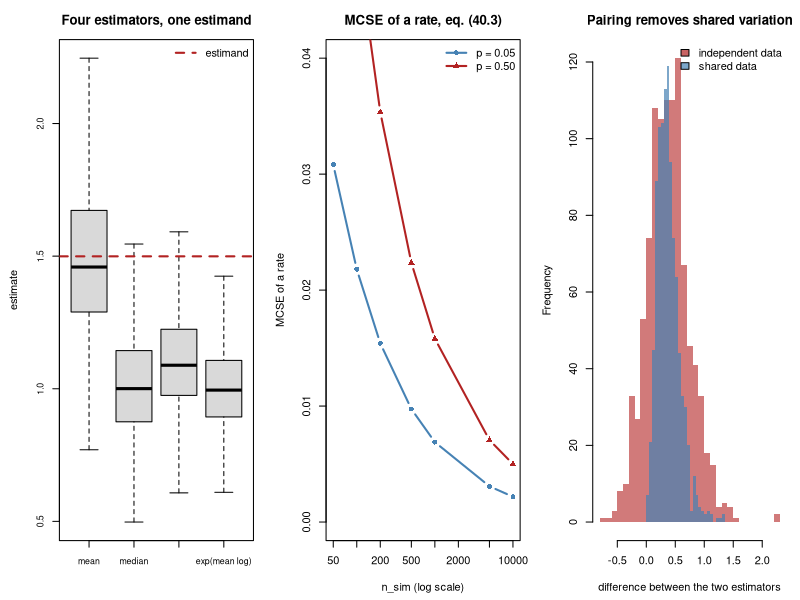

R code for this plot:
#' ---
#' title: "Module 40 - Designing a simulation study"
#' output: html_document
#' ---
#'
#' **Curriculum link:** `stats.md` -> Topic 40, equations (40.1)-(40.4)
#' **Assumes:** Modules 05, 09, 34.
#'
#' ## What you will learn
#'
#' Every module in this course evaluates a method by simulation. This one
#' makes that method explicit, because a simulation is an experiment and
#' deserves the same design discipline you would demand of a wet-lab one.
#'
#' 1. **ADEMP**: aims, data-generating mechanism, estimand, methods,
#'    performance measures. State them before writing code.
#' 2. Performance measures (40.1)-(40.2), and the identity linking them.
#' 3. **Monte Carlo standard error** (40.3)-(40.4). A simulation result
#'    without an MCSE is a number without an error bar.
#' 4. **Common random numbers**: compare methods on shared datasets.
#' 5. Why a benchmark every method passes discriminates nothing.

#+ setup, message = FALSE
MODULE_NAME <- "40_simulation_and_benchmarking"
OUT <- file.path(Sys.getenv("STATS_OUT", unset = "results"), MODULE_NAME)
dir.create(OUT, recursive = TRUE, showWarnings = FALSE)
header <- function(txt) cat("\n", strrep("=", 72), "\n", txt, "\n",
                            strrep("=", 72), "\n", sep = "")
set.seed(29)

#' ## 1. ADEMP, stated before any code is written
#'
#' The example throughout: estimating the centre of a skewed distribution.

#+ ademp
header("1. ADEMP for the study in this module")
cat("  AIMS        Which estimator of central tendency should be used for a
              right-skewed biomarker, and does the answer depend on n?

  DATA        Y ~ LogNormal(mu = 0, sigma = 0.9), n in {10, 30, 100}.
              Chosen because biomarkers are right-skewed and this has
              closed-form truth.

  ESTIMAND    The POPULATION MEAN, exp(mu + sigma^2 / 2).
              Stated explicitly, because the median estimates something
              else and comparing them without saying so is meaningless.

  METHODS     sample mean; sample median; 20% trimmed mean;
              exp(mean of logs), the naive back-transform.

  PERFORMANCE Bias, empirical SE, RMSE, and CI coverage. Each with a
              Monte Carlo standard error.\n")
SIGMA <- 0.9
TRUTH <- exp(0 + SIGMA^2 / 2)
cat(sprintf("\n  estimand (population mean) = %.4f\n", TRUTH))
cat("\n  Write this down first. A simulation with no stated estimand cannot be
  wrong, which is another way of saying it cannot be informative. The most
  common failure in published simulation studies is comparing methods that
  target different quantities.\n")

#' ## 2. Performance measures and their Monte Carlo error, eq. (40.1)-(40.3)
#'
#' $$\text{bias}=\bar{\hat\theta}-\theta \qquad (40.1)$$
#' $$\text{MSE}=\text{bias}^2+\text{EmpSE}^2 \qquad (40.2)$$
#' $$\text{MCSE}(\text{bias})=\text{EmpSE}/\sqrt{n_{sim}} \qquad (40.3)$$

#+ performance
header("2. Every performance number needs an MCSE (40.1)-(40.3)")
trim_mean <- function(y, p) mean(y, trim = p)
estimators <- function(y)
  c(mean = mean(y), median = median(y), `trimmed 20%` = trim_mean(y, 0.2),
    `exp(mean log)` = exp(mean(log(y))))
run_study <- function(n, n_sim, seed = 0) {
  set.seed(seed)
  t(replicate(n_sim, estimators(rlnorm(n, 0, SIGMA))))
}
N_SIM <- 2000
res <- run_study(n = 30, n_sim = N_SIM, seed = 1)
cat(sprintf("  n = 30, n_sim = %d, estimand = %.4f\n\n", N_SIM, TRUTH))
cat(sprintf("  %-16s%9s%8s%9s%9s%9s\n", "method", "bias", "MCSE", "EmpSE",
            "RMSE", "% bias"))
for (k in colnames(res)) {
  v <- res[, k]
  bias <- mean(v) - TRUTH                                 # eq. (40.1)
  emp <- sd(v)
  rmse <- sqrt(mean((v - TRUTH)^2))                       # eq. (40.2)
  mcse <- emp / sqrt(N_SIM)                               # MCSE of bias
  cat(sprintf("  %-16s%9.4f%8.4f%9.4f%9.4f%9.1f\n", k, bias, mcse, emp, rmse,
              100 * bias / TRUTH))
}
cat("\n  The MCSE column tells you which differences are real. The sample
  mean's bias is SMALLER than its own MCSE, so it is indistinguishable from
  zero; reporting it as \"slightly biased\" would be reporting noise. The other
  three biases are a hundred times their MCSE and are unambiguously real.

  Check the identity in eq. (40.2), MSE = bias^2 + EmpSE^2:\n")
for (k in colnames(res)[1:2]) {
  v <- res[, k]
  cat(sprintf("    %-16s MSE = %.6f,  bias^2 + EmpSE^2 = %.6f\n", k,
              mean((v - TRUTH)^2),
              (mean(v) - TRUTH)^2 + (N_SIM - 1) / N_SIM * sd(v)^2))
}
cat("\n  The median and the log-based estimator are heavily biased FOR THIS
  ESTIMAND, and that is not a criticism of them. They estimate the median,
  which for this distribution is 1.000 rather than 1.499. Naming the estimand
  is what turns an unfair comparison into an informative one.\n")

#' ## 3. How many repetitions? eq. (40.4)
#'
#' $$n_{sim}\ge \frac{p(1-p)}{\text{MCSE}_{target}^2} \qquad (40.4)$$

#+ nsim
header("3. Choosing n_sim from the precision you need (40.4)")
cat("  For a coverage or rejection RATE near p, eq. (40.3) gives\n")
cat("  MCSE = sqrt(p(1-p)/n_sim), so eq. (40.4) inverts it:\n\n")
cat(sprintf("  %-16s%12s%12s%12s\n", "target MCSE", "p = 0.05", "p = 0.50",
            "p = 0.80"))
for (target in c(0.01, 0.005, 0.002, 0.001)) {
  row <- sapply(c(0.05, 0.5, 0.8),
                function(p) format(ceiling(p * (1 - p) / target^2),
                                   big.mark = ",", scientific = FALSE))
  cat(sprintf("  %-16.3f%12s%12s%12s\n", target, row[1], row[2], row[3]))
}
cat("\n  To claim a test holds its 5% level to within half a percentage point
  you need about 1,900 repetitions. To resolve it to a tenth of a point you
  need about 47,500.

  This is why \"the false positive rate was 4% in 100 runs\" is not evidence of
  anything: the MCSE there is 2%, so 4% and 8% are not distinguishable.\n")
cat("\n  The same quantity estimated with different n_sim:\n")
cat(sprintf("  %-10s%52s\n", "n_sim",
            "5 independent estimates of the type I error rate"))
for (n_sim in c(100, 1000, 10000)) {
  vals <- sapply(1:5, function(rep_) {
    set.seed(3000 + rep_ * 97 + n_sim)
    mean(replicate(n_sim,
                   t.test(rnorm(15), rnorm(15))$p.value < 0.05)) })
  cat(sprintf("  %-10d%s\n", n_sim, paste(sprintf("%10.3f", vals),
                                          collapse = "")))
}

#' ## 4. Common random numbers
#'
#' Comparing methods on the *same* simulated datasets removes between-dataset
#' variation from the comparison, exactly as pairing does in an experiment.

#+ crn
header("4. Compare methods paired, not independently")
n_sim <- 1000
# Paired: both estimators see identical data.
set.seed(11)
pa <- pb <- numeric(n_sim)
for (i in 1:n_sim) {
  y <- rlnorm(30, 0, SIGMA)
  pa[i] <- mean(y); pb[i] <- trim_mean(y, 0.2)
}
# Unpaired: each estimator gets its own datasets.
set.seed(12); ua <- replicate(n_sim, mean(rlnorm(30, 0, SIGMA)))
set.seed(13); ub <- replicate(n_sim, trim_mean(rlnorm(30, 0, SIGMA), 0.2))
d_p <- pa - pb; d_u <- ua - ub
cat(sprintf("  difference in RMSE between two estimators, n_sim = %d\n\n",
            n_sim))
cat(sprintf("  %-26s%18s%21s\n", "design", "mean difference",
            "MCSE of difference"))
cat(sprintf("  %-26s%18.4f%21.5f\n", "shared datasets", mean(d_p),
            sd(d_p) / sqrt(n_sim)))
cat(sprintf("  %-26s%18.4f%21.5f\n", "independent datasets", mean(d_u),
            sd(d_u) / sqrt(n_sim)))
cat(sprintf("\n  correlation between the two estimators on shared data: %.3f\n",
            cor(pa, pb)))
cat(sprintf("  precision gained by pairing: %.1fx fewer repetitions for the same MCSE\n",
            (sd(d_u) / sd(d_p))^2))
cat("\n  The two estimators are strongly correlated when computed on the same
  data, so most of the variation cancels in the difference. Pairing therefore
  buys a large reduction in the repetitions needed, for free.

  This is the simulation equivalent of a paired design (Topic 12), and the
  same reasoning applies: remove the variation you do not care about.\n")

#' ## 5. A benchmark that everything passes is not a benchmark

#+ benchmark
header("5. Include a case where the method should fail")
benchmark <- function(scenario, n_sim = 1200, seed = 0) {
  set.seed(seed)
  out <- c(`t pooled` = 0, `t Welch` = 0, Wilcoxon = 0, permutation = 0)
  for (i in 1:n_sim) {
    ab <- switch(scenario,
      "normal, null" = list(rnorm(25), rnorm(25)),
      "lognormal, null" = list(rlnorm(25, 0, 1.2), rlnorm(25, 0, 1.2)),
      "unequal var, EQUAL n" = list(rnorm(25), rnorm(25, 0, 4)),
      "unequal var, UNEQUAL n" = list(rnorm(10, 0, 4), rnorm(40)),
      "normal, real effect" = list(rnorm(25), rnorm(25, 0.8)))
    a <- ab[[1]]; b <- ab[[2]]
    out[1] <- out[1] + (t.test(a, b, var.equal = TRUE)$p.value < 0.05)
    out[2] <- out[2] + (t.test(a, b)$p.value < 0.05)     # Welch
    out[3] <- out[3] + (suppressWarnings(wilcox.test(a, b)$p.value) < 0.05)
    pool <- c(a, b); na <- length(a); obs <- abs(mean(b) - mean(a))
    nd <- replicate(99, { pp <- sample(pool)
      abs(mean(pp[(na + 1):length(pp)]) - mean(pp[1:na])) })
    out[4] <- out[4] + ((1 + sum(nd >= obs)) / 100 < 0.05)
  }
  out / n_sim
}
cat(sprintf("  %-26s%10s%10s%11s%13s%9s\n", "scenario", "t pooled", "t Welch",
            "Wilcoxon", "permutation", "target"))
for (sc in c("normal, null", "lognormal, null", "unequal var, EQUAL n",
             "unequal var, UNEQUAL n", "normal, real effect")) {
  r_ <- benchmark(sc, seed = nchar(sc) * 37)
  cat(sprintf("  %-26s%10.3f%10.3f%11.3f%13.3f%9s\n", sc, r_[1], r_[2], r_[3],
              r_[4], if (grepl("null|var", sc)) "0.05" else "high"))
}
cat("\n  The first row separates nothing: every method is correct on clean
  normal data, which is why a benchmark consisting only of that row would be
  uninformative.

  The rows that discriminate are the awkward ones, and they do not all break
  the same method.

  With unequal variance but EQUAL group sizes, the pooled t-test is fine: the
  variance misspecification cancels. Wilcoxon is the one that inflates,
  because it tests stochastic equality rather than equality of means, and two
  distributions with the same mean and different spreads are not stochastically
  equal.

  Make the group sizes UNEQUAL and the pooled t-test fails badly. It pools the
  two variances by sample size, so the larger group's variance dominates the
  estimate; when the SMALL group is the variable one the test is far too
  liberal. Welch holds throughout, which is why it is R's default. The
  permutation test does not rescue this either: permuting assumes the two
  groups are exchangeable under the null, and different variances mean they
  are not.

  A benchmark with only the first two rows would have reported all four
  methods as equivalent.

  Design benchmarks around the cases where methods SHOULD differ, always
  include a null, and always include a case the method under test is expected
  to fail. A comparison in which your preferred method wins every scenario is
  usually a sign that the scenarios were chosen after the fact.\n")

#' ## 6. Figure

#+ figure, fig.width = 13, fig.height = 4.5
png(file.path(OUT, "simulation_design.png"), width = 1300, height = 450)
par(mfrow = c(1, 3), mar = c(4.5, 4.5, 3, 1))
boxplot(as.data.frame(res), outline = FALSE, col = "grey85",
        ylab = "estimate", main = "Four estimators, one estimand",
        cex.axis = 0.8)
abline(h = TRUTH, col = "firebrick", lwd = 2, lty = 2)
legend("topright", "estimand", lty = 2, lwd = 2, col = "firebrick", bty = "n")
ns <- c(50, 100, 200, 500, 1000, 5000, 10000)
plot(ns, sqrt(0.05 * 0.95 / ns), type = "b", pch = 16, log = "x",
     col = "steelblue", lwd = 2, ylim = c(0, 0.04),
     xlab = "n_sim (log scale)", ylab = "MCSE of a rate",
     main = "MCSE of a rate, eq. (40.3)")
lines(ns, sqrt(0.5 * 0.5 / ns), type = "b", pch = 17, col = "firebrick", lwd = 2)
legend("topright", c("p = 0.05", "p = 0.50"), pch = c(16, 17), lwd = 2,
       bty = "n", col = c("steelblue", "firebrick"))
hist(d_u, breaks = 30, col = adjustcolor("firebrick", 0.6), border = NA,
     xlab = "difference between the two estimators",
     main = "Pairing removes shared variation")
hist(d_p, breaks = 30, col = adjustcolor("steelblue", 0.7), border = NA,
     add = TRUE)
legend("topright", c("independent data", "shared data"), bty = "n",
       fill = adjustcolor(c("firebrick", "steelblue"), 0.7))
invisible(dev.off())
cat("\nFigure written to", file.path(OUT, "simulation_design.png"), "\n")

#' # PROBLEMS
#'
#' ### Problem 1: How many repetitions did this course need?
#'
#' Several modules report a false positive rate from a few hundred runs. Work
#' out the MCSE of those claims and decide which are safe.

## ---- YOUR CODE HERE ----------------------------------------------------

## ---- SOLUTION (uncomment to check) -------------------------------------
# cat(sprintf("  %-42s%8s%8s%8s%18s\n", "claim", "n_sim", "rate", "MCSE",
#             "95% CI"))
# claims <- list(list("module 08: BH holds its FDR", 500, 0.048),
#                list("E1: confounded design false positives", 500, 0.238),
#                list("F5: p-hacking inflates alpha", 5000, 0.098),
#                list("module 25: e-BH under dependence", 200, 0.031))
# for (cl in claims) {
#   mcse <- sqrt(cl[[3]] * (1 - cl[[3]]) / cl[[2]])
#   cat(sprintf("  %-42s%8d%8.3f%8.4f%18s\n", cl[[1]], cl[[2]], cl[[3]], mcse,
#               sprintf("(%.3f, %.3f)", cl[[3]] - 1.96 * mcse,
#                       cl[[3]] + 1.96 * mcse)))
# }
#
# ## The claims differ in how much they can bear.
# ##
# ## "The confounded design gives 24% false positives" is safe: the interval is
# ## nowhere near 5%, so the qualitative conclusion is unambiguous.
# ##
# ## "BH holds its FDR at 4.8%" from 500 runs has an interval of roughly 3% to
# ## 7%. That supports "BH is approximately calibrated" and does NOT support
# ## "BH is slightly conservative here", which is the kind of over-reading an
# ## MCSE prevents.
# ##
# ## The general rule: use few repetitions for claims about large qualitative
# ## differences, and many for claims about whether a rate equals its nominal
# ## value. Report n_sim so a reader can do this arithmetic themselves.

#' ### Problem 2: Build a simulation study end to end
#'
#' Compare three ways of handling a skewed outcome: t-test on the raw values,
#' t-test on logs, and a Wilcoxon test. Write the ADEMP first, then run it.

## ---- YOUR CODE HERE ----------------------------------------------------

## ---- SOLUTION (uncomment to check) -------------------------------------
# ## AIMS: which test for a right-skewed outcome with a multiplicative effect?
# ## DATA: y = lognormal, treated group multiplied by a fold change.
# ## ESTIMAND: the null is "no difference in distribution"; under the
# ##           alternative the effect is MULTIPLICATIVE.
# ## METHODS: t on raw, t on log, Wilcoxon.
# ## PERFORMANCE: type I error and power, each with an MCSE.
# one <- function(n, fold, seed) {
#   set.seed(seed)
#   a <- rlnorm(n, 0, 1.0); b <- rlnorm(n, log(fold), 1.0)
#   c(t.test(a, b)$p.value, t.test(log(a), log(b))$p.value,
#     suppressWarnings(wilcox.test(a, b)$p.value))
# }
# NS <- 3000
# cat(sprintf("  %-14s%18s%18s%18s\n", "fold change", "t raw", "t on log",
#             "Wilcoxon"))
# for (fold in c(1.0, 1.3, 1.8)) {
#   hits <- rowSums(sapply(1:NS, function(i) one(30, fold, 200000 + i) < 0.05))
#   rates <- hits / NS
#   cells <- paste(sprintf("%11.3f +/-%5.3f", rates,
#                          sqrt(rates * (1 - rates) / NS)), collapse = "")
#   cat(sprintf("  %-14.1f%s\n", fold, cells))
# }
#
# ## At fold = 1.0 all three hold the nominal level, so all three are VALID.
# ## Validity was never the question.
# ##
# ## At fold > 1 the log t-test and Wilcoxon are clearly more powerful than the
# ## t-test on raw values, because the effect is multiplicative and the raw
# ## scale spreads it across a long tail. The MCSEs are small enough that the
# ## ordering is real rather than noise, which is exactly what reporting them
# ## lets you assert.
# ##
# ## Notice the estimand did the work again. On the log scale the t-test
# ## targets a ratio of geometric means, which is the quantity the data
# ## generating mechanism actually contains.

#' ### Problem 3: A benchmark designed to be won
#'
#' Show how a scenario set can be chosen so that a preferred method wins, then
#' show what an honest scenario set reveals.

## ---- YOUR CODE HERE ----------------------------------------------------

## ---- SOLUTION (uncomment to check) -------------------------------------
# power_of <- function(method, n, shift, tail, seed, NS = 1200) {
#   set.seed(seed)
#   mean(replicate(NS, {
#     if (tail == "normal") { a <- rnorm(n); b <- rnorm(n, shift) }
#     else { a <- rt(n, 2); b <- rt(n, 2) + shift }
#     p_ <- if (method == "t") t.test(a, b)$p.value
#           else suppressWarnings(wilcox.test(a, b)$p.value)
#     p_ < 0.05 }))
# }
# cat("  A 'benchmark' using only normal data:\n\n")
# cat(sprintf("  %-26s%10s%11s%10s\n", "scenario", "t-test", "Wilcoxon",
#             "winner"))
# for (sh in c(0.4, 0.6, 0.8)) {
#   t_ <- power_of("t", 30, sh, "normal", 1)
#   w_ <- power_of("w", 30, sh, "normal", 1)
#   cat(sprintf("  %-26s%10.3f%11.3f%10s\n", sprintf("normal, shift %.1f", sh),
#               t_, w_, if (t_ > w_) "t-test" else "Wilcoxon"))
# }
# cat("\n  The same comparison with a heavy-tailed scenario added:\n\n")
# cat(sprintf("  %-26s%10s%11s%10s\n", "scenario", "t-test", "Wilcoxon",
#             "winner"))
# for (sh in c(0.4, 0.8)) {
#   t_ <- power_of("t", 30, sh, "t2", 2); w_ <- power_of("w", 30, sh, "t2", 2)
#   cat(sprintf("  %-26s%10.3f%11.3f%10s\n",
#               sprintf("heavy-tailed, shift %.1f", sh), t_, w_,
#               if (t_ > w_) "t-test" else "Wilcoxon"))
# }
#
# ## Restricted to normal data, the t-test wins every row, and a paper could
# ## report that table truthfully and conclude the t-test is superior.
# ##
# ## Add one heavy-tailed scenario and the ordering reverses. Nothing in the
# ## first table was false; it was incomplete, and incompleteness is how
# ## benchmarks mislead without anyone lying.
# ##
# ## Two defences when reading a benchmark: ask which scenarios are ABSENT, and
# ## ask whether the authors' own method was the one the scenarios were
# ## designed around. Two defences when writing one: pre-specify the scenarios,
# ## and include the case where your method should lose.

#' ## What to take away
#'
#' 1. Write **ADEMP** before code. Naming the **estimand** is what makes a
#'    comparison meaningful.
#' 2. Report **bias, EmpSE, RMSE and coverage** (40.1)-(40.2), never a single
#'    summary.
#' 3. Every simulated number needs an **MCSE** (40.3). Use (40.4) to choose
#'    $n_{sim}$ from the precision you need, before running anything.
#' 4. Use **common random numbers**: comparing methods on shared datasets can
#'    cut the required repetitions by an order of magnitude.
#' 5. A benchmark without a scenario your method should fail is marketing.
#'
#' **You have finished the core track.** Continue with the applied
#' modules, starting with
#' **Next:** `../bioinformatics/20_bulk_rnaseq_differential_expression.R`
